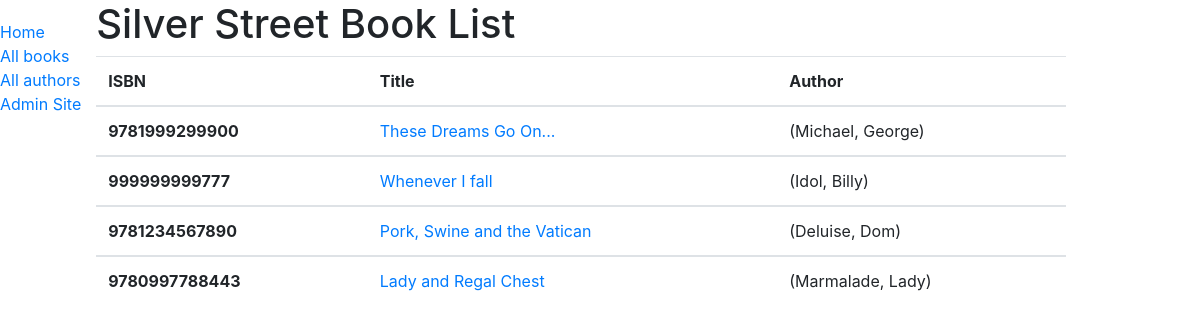
Before: /catalog/books/ with the older database file.
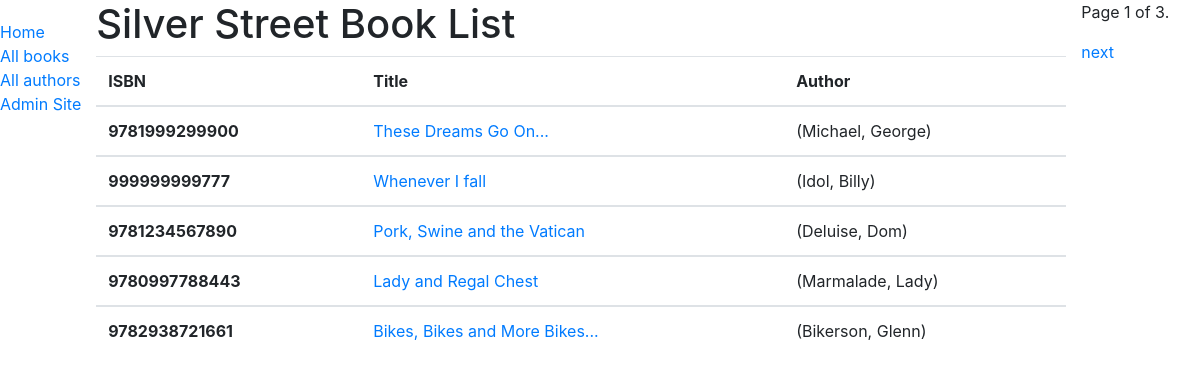
After: the same page with the newer database file.
### catalog/models.py (models this page shows, shortened)
class Book(models.Model):
    title = models.CharField(max_length=200)
    author = models.ForeignKey('Author', on_delete=models.SET_NULL, null=True)
    summary = models.TextField(max_length=1000, help_text='Enter a brief description of the book')
    isbn = models.CharField('ISBN', max_length=13,
                            help_text='13 Character <a href="https://www.isbn-international.org/content/what-isbn">ISBN number</a>')
    genre = models.ManyToManyField(Genre, help_text='Select a genre for this book')
    language = models.ForeignKey('Language', on_delete=models.SET_NULL, null=True)
    def display_genre(self):
        """Creates a string for the Genre. This is required to display genre in Admin."""
        return ', '.join([genre.name for genre in self.genre.all()[:3]])
    display_genre.short_description = 'Genre'
    def get_absolute_url(self):
        return reverse('book-detail', args=[str(self.id)])

class Author(models.Model):
    first_name = models.CharField(max_length=100)
    last_name = models.CharField(max_length=100)
    date_of_birth = models.DateField(null=True, blank=True)
    date_of_death = models.DateField('Died', null=True, blank=True)
    class Meta:
        ordering = ['last_name', 'first_name']
    def __str__(self):
        return f'{self.last_name}, {self.first_name}'

### catalog/views.py (the view)
# urls.py: path('books/', views.BookListView.as_view(), name='books'),
class BookListView(generic.ListView):
    model = Book
    paginate_by = 5

### templates/catalog/book_list.html
{% extends "base_generic.html" %}
{% block content %}
  <h1>Silver Street Book List</h1>
  {% if book_list %}
  <table class="table">
    <thead>
        <tr>
            <th>ISBN</th>
            <th>Title</th>
            <th>Author</th>
        </tr>
    </thead>
    {% for book in book_list %}
      <tbody>
        <tr>
            <td><strong>{{ book.isbn }}</strong></td>
            <td><a href="{{ book.get_absolute_url }}">{{ book.title }}</a></td>
            <td>({{book.author}})</td>
        </tr>
      </tbody>
    {% endfor %}
  </table>
  {% else %}
    <p>There are no books in the library.</p>
  {% endif %}
{% endblock %}

Changed rows visible on the page:
added Book: isbn "9782938721661", title "Bikes, Bikes and More Bikes...", author "Bikerson, Glenn"
Other visible differences:
{{ page_obj.number }}: (not shown) → "1"
{{ page_obj.paginator.num_pages }}: (not shown) → "3"
text now shown: "Page of . next"
